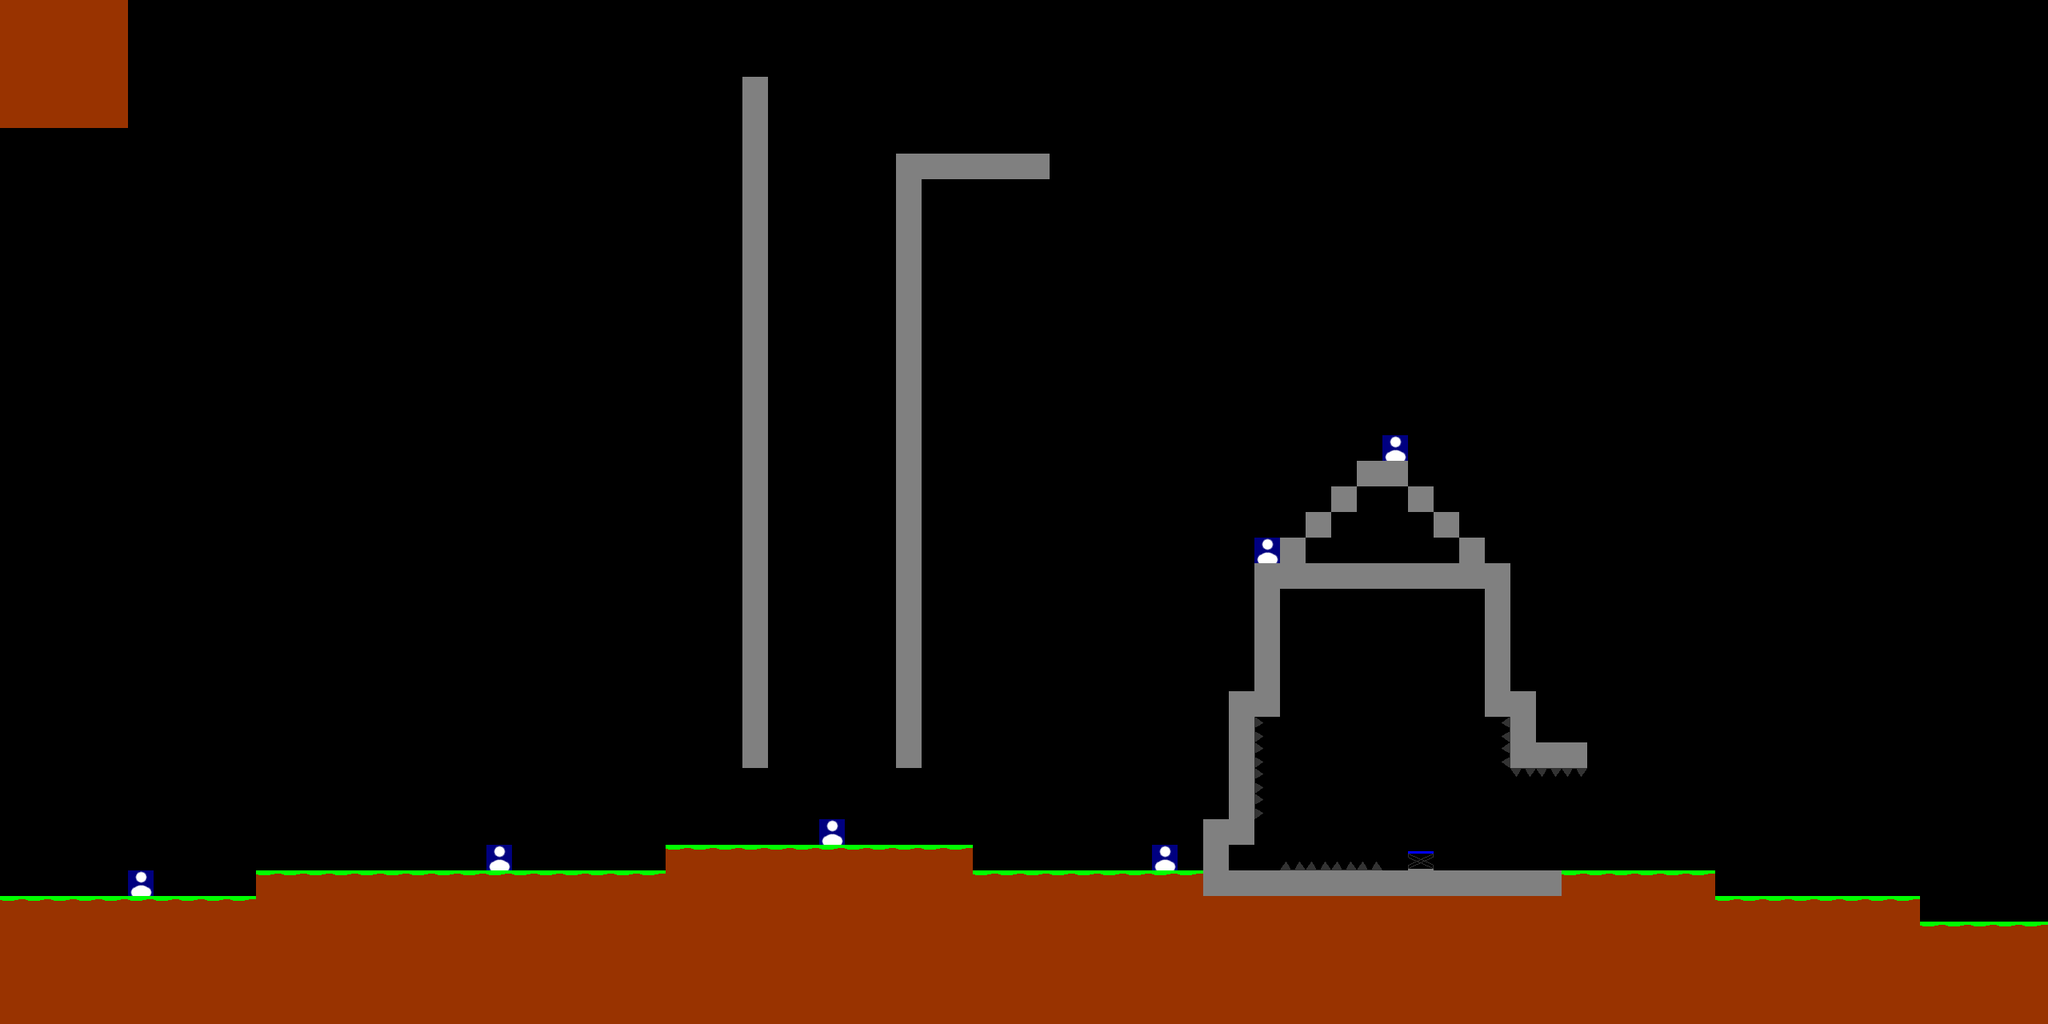

A 2D game scene composited from a Tiled map and its tileset images. What follows is a short description and the map's XML, with each tile layer's data collapsed to a summary:
An orthogonal 80x40 tile map with 32x32 px tiles, 2 tile layers (Background, Foreground).

<map version="1.0" orientation="orthogonal" renderorder="right-down" width="80" height="40" tilewidth="32" tileheight="32" nextobjectid="1">
 <tileset firstgid="1" name="Tileset" tilewidth="32" tileheight="32" tilecount="16" columns="4">
  <image source="../../_Render/Sprites/Tileset.png" width="128" height="128" />
 </tileset>
 <layer name="Background" width="80" height="40">
  <data>[3200 cells, 25 non-empty, 1 distinct tile ids]</data>
 </layer>
 <layer name="Foreground" width="80" height="40">
  <data>[3200 cells, 581 non-empty, 9 distinct tile ids]</data>
 </layer>
</map>